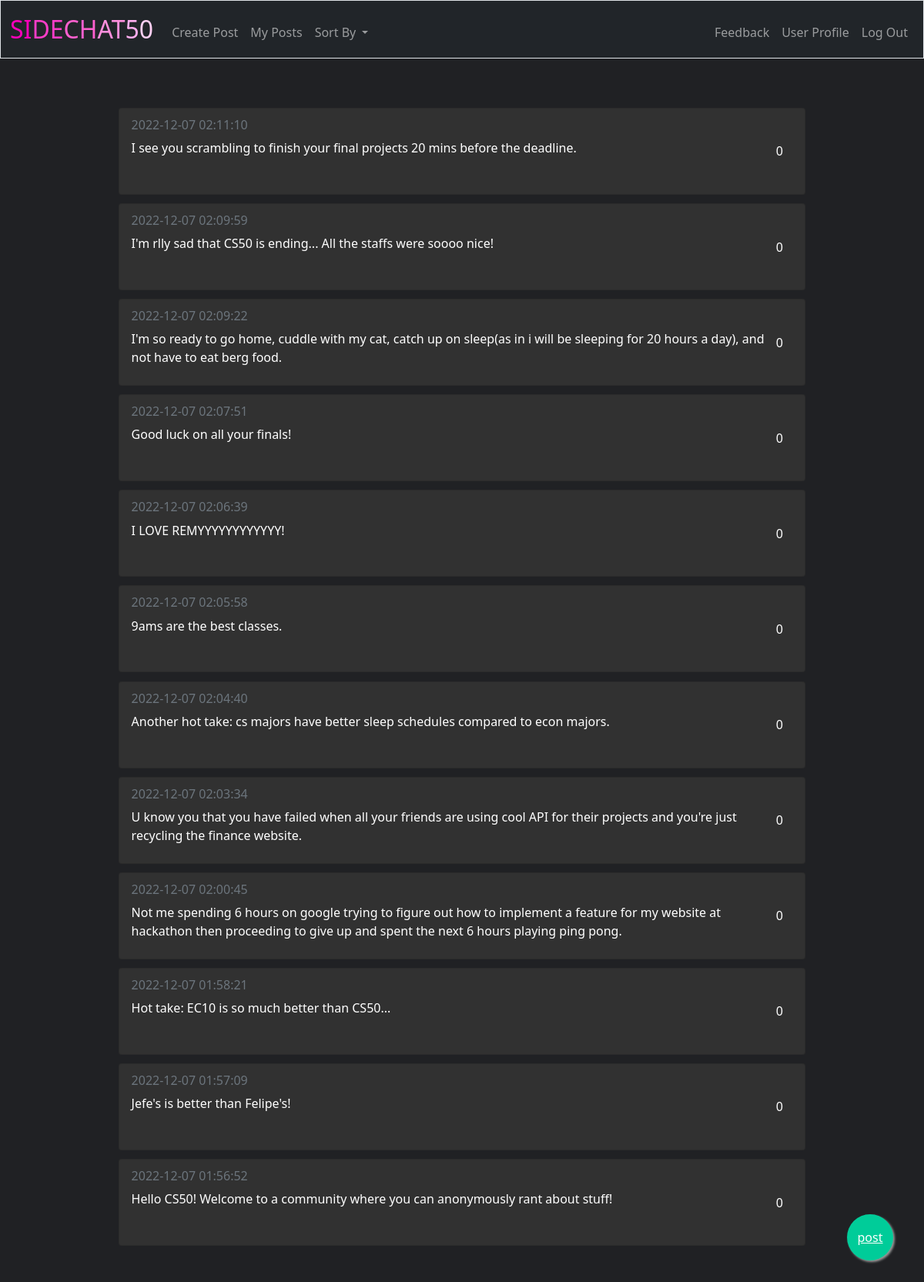
/my_posts (signed in), run on the app's committed database.
### tables this page shows
CREATE TABLE posts (id INTEGER PRIMARY KEY AUTOINCREMENT NOT NULL, user_id INTEGER NOT NULL, post TEXT NOT NULL, 'time' DATETIME NOT NULL DEFAULT CURRENT_TIMESTAMP, likes INTEGER NOT NULL DEFAULT(0), FOREIGN KEY(user_id) REFERENCES users(id));

### app.py (the view)
@app.route("/my_posts")
@login_required
def my_posts():
    id = session["user_id"]
    posts = db.execute("SELECT * FROM posts WHERE user_id = ? ORDER BY time DESC", id)
    liked = db.execute("SELECT post_id FROM liked WHERE user_id = ?", id)
    disliked = db.execute("SELECT post_id FROM disliked WHERE user_id = ?", id)
    likes = []
    dislikes = []
    for post in liked:
        likes.append(post["post_id"])
    for post in disliked:
        dislikes.append(post["post_id"])
    return render_template("my_posts.html", posts=posts, likes=likes, dislikes=dislikes)

### app.py (called while the page is built)
@app.after_request
def after_request(response):
    response.headers["Cache-Control"] = "no-cache, no-store, must-revalidate"
    response.headers["Expires"] = 0
    response.headers["Pragma"] = "no-cache"
    return response

### helpers.py (called while the page is built)
def login_required(f):
    @wraps(f)
    def decorated_function(*args, **kwargs):
        if session.get("user_id") is None:
            return redirect("/login")
        return f(*args, **kwargs)
    return decorated_function

### templates/my_posts.html (shortened to what this page needs)
{% extends "layout.html" %}
{% block main %}
<div class="container">
    {% for post in posts %}
    <div class="card">
        <div class="card-body" style="display: block;">
            <div class="split-left">
                <h6 class="card-subtitle mb-2 text-muted" style="text-align: left; color: rgb(201, 201, 201);">{{ post["time"] }}</h6>
                <p class="card-text" style="text-align: left;">{{ post["post"] }}</p>
            </div>
            <div class="split-right">
                <div id="counter" style="margin-top: 80%; margin-bottom: 80%;">0</div>
            </div>
        </div>
    </div>
    {% endfor %}
</div>
<a href="/post" class="float">
    <p class="icon">post</p>
</a>
{% endblock %}

### static/styles.css (style rules this page uses)
body { background-color: #202124; color: rgb(255, 255, 255); }
.float { position:fixed; width:60px; height:60px; bottom:40px; right:40px; background-color:#0C9; color:#FFF; border-radius:50px; text-align:center; box-shadow: 2px 2px 3px #999; }
.icon { display:flex; align-items:center; justify-content:center; height: 100%; color:white; }
.container { margin-left: auto; margin-right: auto; margin-top: 2vh; }
.card { background-color: rgb(49, 49, 49); width: 80%; margin: 1% 10% 1%; }
.split-left { width: 96%; float: left; display: inline-block; }
.split-right { width:4%; float: left; display: inline-block; }

### data on the page
posts: time "2022-12-07 02:11:10", post "I see you scrambling to finish your final projects 20 mins before the deadline."
posts: time "2022-12-07 02:09:59", post "I'm rlly sad that CS50 is ending... All the staffs were soooo nice!"
posts: time "2022-12-07 02:09:22", post "I'm so ready to go home, cuddle with my cat, catch up on sleep(as in i will be sleeping for 20 hours a day), and not have to eat berg food."
posts: time "2022-12-07 02:07:51", post "Good luck on all your finals!"
posts: time "2022-12-07 02:06:39", post "I LOVE REMYYYYYYYYYYYY!"
posts: time "2022-12-07 02:05:58", post "9ams are the best classes."
posts: time "2022-12-07 02:04:40", post "Another hot take: cs majors have better sleep schedules compared to econ majors."
posts: time "2022-12-07 02:03:34", post "U know you that you have failed when all your friends are using cool API for their projects and you're just recycling the finance website."
posts: time "2022-12-07 02:00:45", post "Not me spending 6 hours on google trying to figure out how to implement a feature for my website at hackathon then proceeding to give up and spent the next 6 hours playing ping pong."
posts: time "2022-12-07 01:58:21", post "Hot take: EC10 is so much better than CS50..."
posts: time "2022-12-07 01:57:09", post "Jefe's is better than Felipe's!"
posts: time "2022-12-07 01:56:52", post "Hello CS50! Welcome to a community where you can anonymously rant about stuff!"
